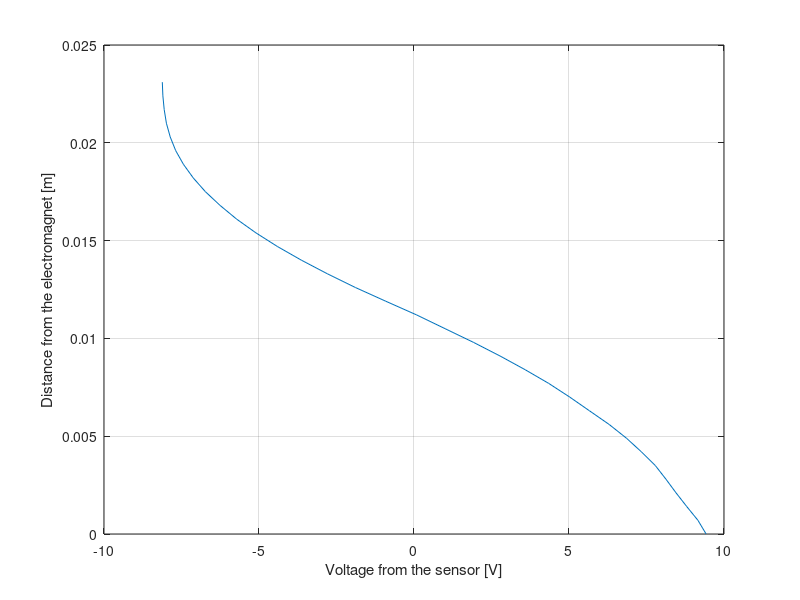
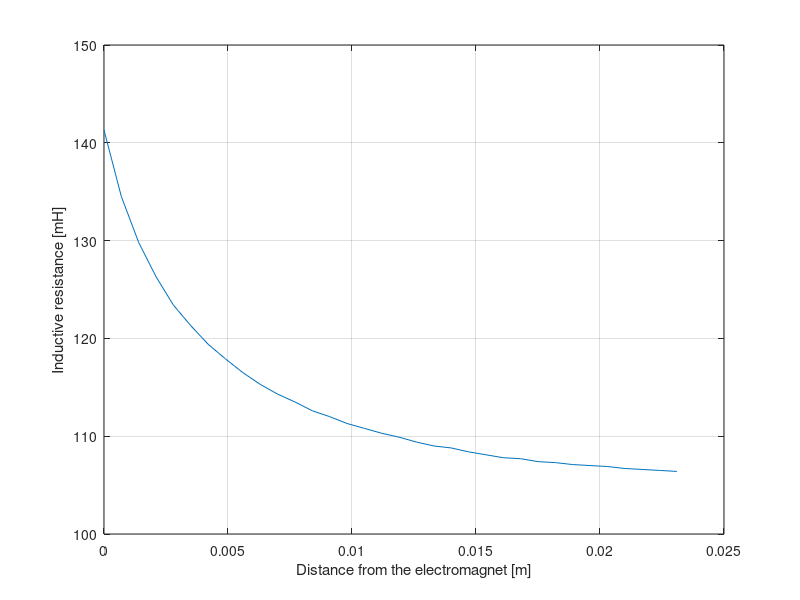

MATLAB code to generate these figures, in order: (Note: this script raises an error after producing the figures.)
load ml_sensor.mat

Distance_m = SensorData.Distance_m;
Inductive_resistance_mH = SensorData.Inductive_resistance_mH;

figure("Position",[100, 200, 600, 450])
plot(SensorData.Sensor_V(end:-1:1), Distance_m(end:-1:1))
grid on
xlabel("Voltage from the sensor [V]")
ylabel("Distance from the electromagnet [m]")

figure("Position", [800, 200, 600, 450])
plot(Distance_m(end:-1:1), Inductive_resistance_mH(end:-1:1))
grid on
xlabel("Distance from the electromagnet [m]")
ylabel("Inductive resistance [mH]")

%% Fitting an exponential function to the inductive resistance vs distance
[fitresult, gof] = createFit(Distance_m, Inductive_resistance_mH);
RMSE = gof.rmse;
a = round(fitresult.a, 2)
b = round(fitresult.b, 2)
c = round(fitresult.c, 2)
d = round(fitresult.d, 2)
%% Derivatives of the fitted function
zz = linspace(Distance_m(1), Distance_m(end), 1000);
[deriv1, deriv2] = differentiate(fitresult, zz);

figure("Position",[100, 200, 600, 450])
plot(zz, deriv1)
grid on
xlabel("Distance from the electromagnet [m]")
ylabel("First derivative")

figure("Position", [800, 200, 600, 450])
plot(zz, deriv2)
grid on
xlabel("Distance from the electromagnet [m]")
ylabel("Second derivative")


